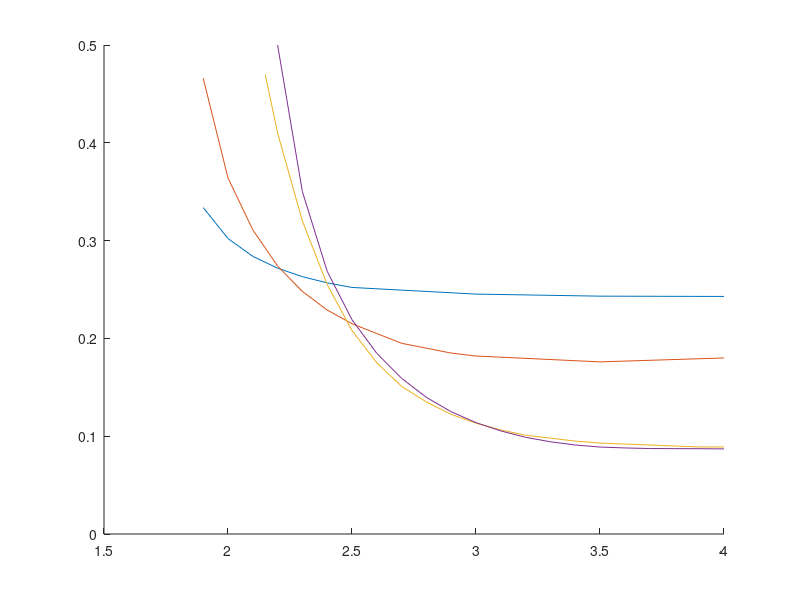
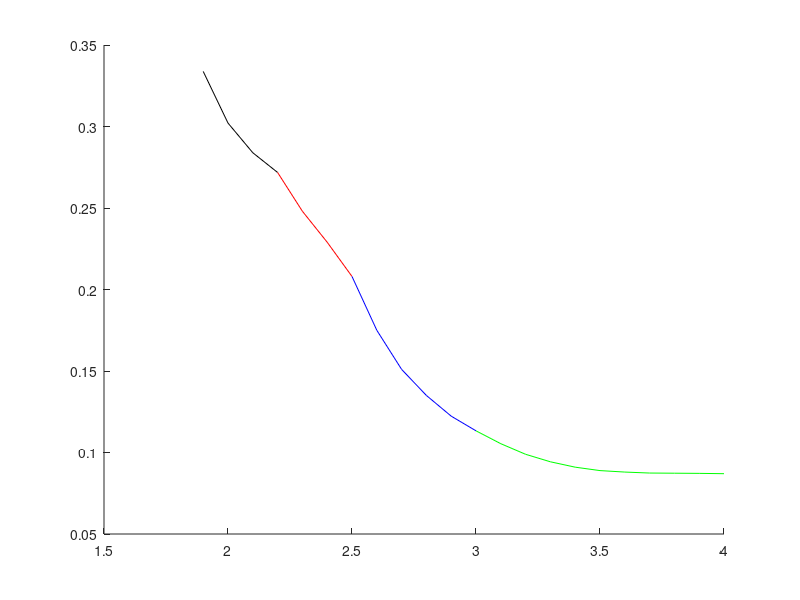

The MATLAB source for these figures, in order:
figure
hold on
% 0 FLybys
x = [   1.9,   2    , 2.1,2.2,2.3,2.4, 2.5  ,  3     ,3.5,   4, ];
y = [ 0.3338,0.3021,0.2839,0.2718,0.2631, 0.2568, 0.2521,0.2453,0.2432,0.2429];
plot(x,y)
% 1 FLyby Venus
x = [1.9,2,2.1,2.2,2.3,2.4,2.5,2.6,2.7,2.8,2.9,3,3.5,4];
y = [0.466,0.364,0.311,0.274,0.248,0.229,0.215,0.205,0.195,0.19,0.185,0.182,0.176,0.180 ];
plot(x,y)

% 2 FLyby Venus-Mars
x = [ 2.15, 2.2,2.3,2.4,2.5,2.6,2.7,2.8,2.9,3.0,3.1,3.2,3.3,3.4,3.5,3.6,3.7,3.8,3.9,4.0];
y = [0.47,0.41,0.32,0.255,0.208,0.175,0.151,0.135,0.1223,0.1133,0.1064,0.101,0.098,0.095,0.093,0.092,0.091,0.090,0.089,0.089 ];
plot(x,y)

% 3 FLybys Venus-Mars-Earth
x = [2.2,2.3,2.4,2.5,2.6,2.7,2.8,2.9,3.0,3.1,3.2,3.3,3.4,3.5,3.6,3.7,3.8,3.9,4.0];
y = [0.5,0.35,0.2686,0.2191,0.1847,0.1592,0.1397,0.125,0.1139,0.1054,0.0989,0.0943,0.091,0.0889,0.0880, 0.0874,0.0873,0.0872, 0.0870];
plot(x,y)

%%
% ENVOLVENTE DE PARETOS
%
figure
hold on
% 0 FLybys
x = [   1.9,   2    , 2.1,2.2 ];
y = [ 0.3338,0.3021,0.2839,0.2718];
plot(x,y,'black')
% 1 FLyby Venus
x = [2.2,2.3,2.4,2.5];
y = [0.2718,0.248,0.229,0.208];
plot(x,y,'red')

% 2 FLyby Venus-Mars
x = [2.5,2.6,2.7,2.8,2.9,3.0];
y = [0.208,0.175,0.151,0.135,0.1223,0.1133];
plot(x,y,'blue')

% 3 FLybys Venus-Mars-Earth
x = [3.0,3.1,3.2,3.3,3.4,3.5,3.6,3.7,3.8,3.9,4.0];
y = [0.1133,0.1054,0.0989,0.0943,0.091,0.0889,0.0880, 0.0874,0.0873,0.0872, 0.0870];
plot(x,y,'green')

